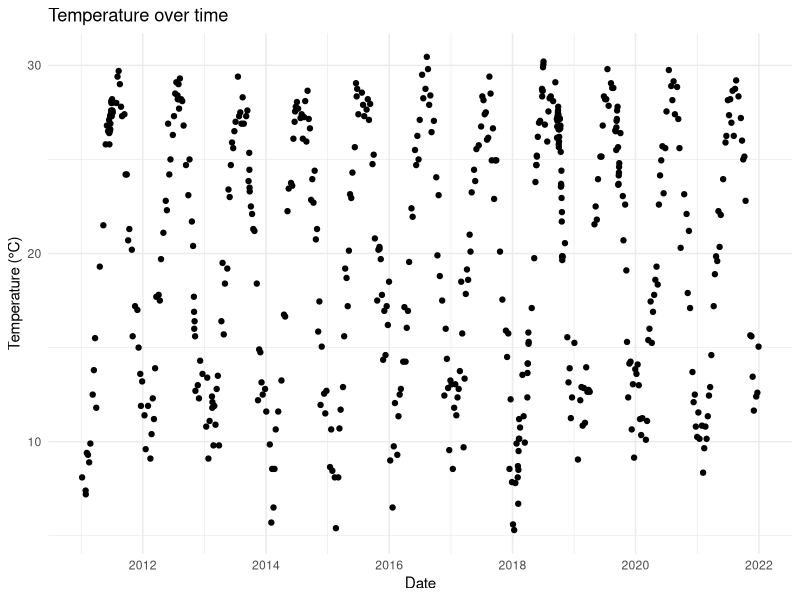
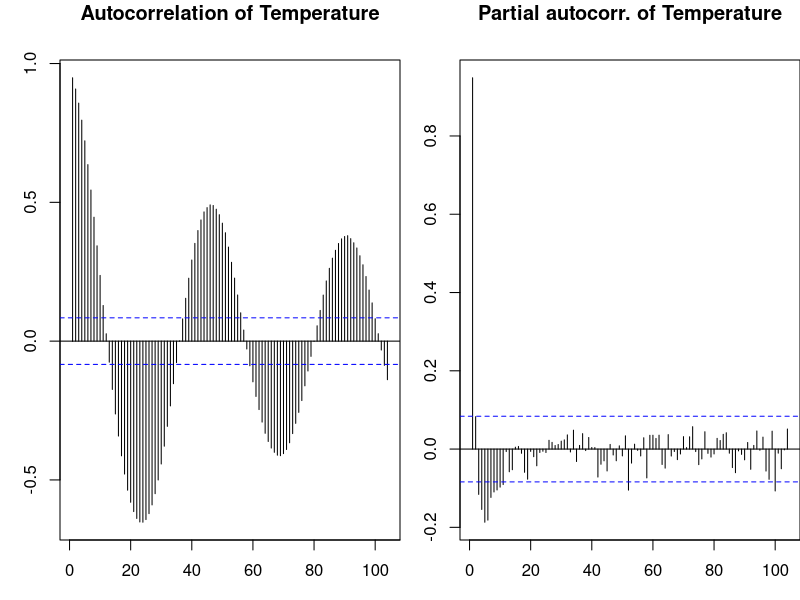

The R script that drew these images, in order:
## ---- chunk 1
library(ggplot2)
library(readxl)
library(cowplot)
library(tidyverse)
library(lubridate)
library(dplyr)
library(knitr)
library(caret)
library(forecast)
## ---- chunk 2
TempData <- read_excel("Temperature2011-2021 (1).xlsx")
TempData <- TempData |>
  mutate(
    `Decimal Years` = date(date_decimal(`Decimal Years`))) |>
  na.omit() 
  
  colnames(TempData) <- c("Date", "Temp", "SD")
## ---- chunk 3
head(TempData)
## ---- chunk 4
set.seed(123)

index <- createDataPartition(TempData$Temp, p=0.8, list=FALSE)
trainingData <- TempData[index, ]
testData <- TempData[-index, ]
## ---- chunk 5
ggplot(trainingData, aes(x=Date, y=Temp)) +
  geom_point() +
  theme_minimal() +
  labs(title = "Temperature over time",
       x = "Date",
       y = "Temperature (°C)")
## ---- chunk 6
par(mar=c(3,3,3,0));par(mfrow=c(1,2))
ACF_plot <- Acf(trainingData$Temp, lag=104, main="Autocorrelation of Temperature")
PACF_plot <- Pacf(trainingData$Temp, lag=104, main="Partial autocorr. of Temperature")
## ---- chunk 7
TempData <- TempData[order(TempData$Date),]

temperature_ts <- ts(TempData$Temp, frequency = 52, 
                     start = c(year(TempData$Date[1]), 
                               week(TempData$Date[1])))
